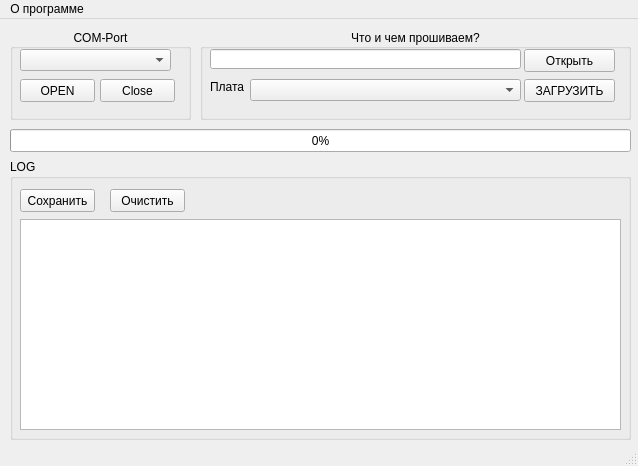
<?xml version="1.0" encoding="UTF-8"?>
<ui version="4.0">
 <class>MainWindow</class>
 <widget class="QMainWindow" name="MainWindow">
  <property name="geometry">
   <rect>
    <x>0</x>
    <y>0</y>
    <width>638</width>
    <height>466</height>
   </rect>
  </property>
  <property name="windowTitle">
   <string>Firmware</string>
  </property>
  <property name="windowIcon">
   <iconset>
    <normaloff>downloads_icon.ico</normaloff>downloads_icon.ico</iconset>
  </property>
  <widget class="QWidget" name="centralwidget">
   <widget class="QGroupBox" name="groupBox">
    <property name="geometry">
     <rect>
      <x>10</x>
      <y>10</y>
      <width>181</width>
      <height>91</height>
     </rect>
    </property>
    <property name="layoutDirection">
     <enum>Qt::LeftToRight</enum>
    </property>
    <property name="title">
     <string>COM-Port</string>
    </property>
    <property name="alignment">
     <set>Qt::AlignCenter</set>
    </property>
    <widget class="QPushButton" name="pushButton">
     <property name="geometry">
      <rect>
       <x>90</x>
       <y>50</y>
       <width>75</width>
       <height>23</height>
      </rect>
     </property>
     <property name="text">
      <string>Close</string>
     </property>
    </widget>
    <widget class="QPushButton" name="pushButton_2">
     <property name="geometry">
      <rect>
       <x>10</x>
       <y>50</y>
       <width>75</width>
       <height>23</height>
      </rect>
     </property>
     <property name="text">
      <string>OPEN</string>
     </property>
    </widget>
    <widget class="QComboBox" name="comboBox">
     <property name="geometry">
      <rect>
       <x>10</x>
       <y>20</y>
       <width>151</width>
       <height>22</height>
      </rect>
     </property>
    </widget>
   </widget>
   <widget class="QGroupBox" name="groupBox_2">
    <property name="geometry">
     <rect>
      <x>10</x>
      <y>140</y>
      <width>621</width>
      <height>281</height>
     </rect>
    </property>
    <property name="title">
     <string>LOG</string>
    </property>
    <widget class="QTextEdit" name="textEdit">
     <property name="geometry">
      <rect>
       <x>10</x>
       <y>60</y>
       <width>601</width>
       <height>211</height>
      </rect>
     </property>
    </widget>
    <widget class="QPushButton" name="pushButton_4">
     <property name="geometry">
      <rect>
       <x>10</x>
       <y>30</y>
       <width>75</width>
       <height>23</height>
      </rect>
     </property>
     <property name="text">
      <string>Сохранить</string>
     </property>
    </widget>
    <widget class="QPushButton" name="pushButton_5">
     <property name="geometry">
      <rect>
       <x>100</x>
       <y>30</y>
       <width>75</width>
       <height>23</height>
      </rect>
     </property>
     <property name="text">
      <string>Очистить</string>
     </property>
    </widget>
   </widget>
   <widget class="QGroupBox" name="groupBox_3">
    <property name="geometry">
     <rect>
      <x>200</x>
      <y>10</y>
      <width>431</width>
      <height>91</height>
     </rect>
    </property>
    <property name="title">
     <string>Что и чем прошиваем?</string>
    </property>
    <property name="alignment">
     <set>Qt::AlignCenter</set>
    </property>
    <widget class="QPushButton" name="pushButton_3">
     <property name="geometry">
      <rect>
       <x>324</x>
       <y>20</y>
       <width>91</width>
       <height>23</height>
      </rect>
     </property>
     <property name="text">
      <string>Открыть</string>
     </property>
     <property name="icon">
      <iconset>
       <normaloff>new_file.ico</normaloff>new_file.ico</iconset>
     </property>
    </widget>
    <widget class="QLineEdit" name="lineEdit">
     <property name="geometry">
      <rect>
       <x>10</x>
       <y>20</y>
       <width>311</width>
       <height>20</height>
      </rect>
     </property>
    </widget>
    <widget class="QComboBox" name="comboBox_2">
     <property name="geometry">
      <rect>
       <x>50</x>
       <y>50</y>
       <width>271</width>
       <height>22</height>
      </rect>
     </property>
    </widget>
    <widget class="QLabel" name="label">
     <property name="geometry">
      <rect>
       <x>10</x>
       <y>50</y>
       <width>41</width>
       <height>16</height>
      </rect>
     </property>
     <property name="text">
      <string>Плата</string>
     </property>
    </widget>
    <widget class="QPushButton" name="pushButton_6">
     <property name="geometry">
      <rect>
       <x>324</x>
       <y>50</y>
       <width>91</width>
       <height>23</height>
      </rect>
     </property>
     <property name="text">
      <string>ЗАГРУЗИТЬ</string>
     </property>
     <property name="icon">
      <iconset>
       <normaloff>downloads_icon.ico</normaloff>downloads_icon.ico</iconset>
     </property>
    </widget>
   </widget>
   <widget class="QProgressBar" name="progressBar">
    <property name="geometry">
     <rect>
      <x>10</x>
      <y>110</y>
      <width>621</width>
      <height>23</height>
     </rect>
    </property>
    <property name="value">
     <number>0</number>
    </property>
   </widget>
  </widget>
  <widget class="QMenuBar" name="menubar">
   <property name="geometry">
    <rect>
     <x>0</x>
     <y>0</y>
     <width>638</width>
     <height>21</height>
    </rect>
   </property>
   <widget class="QMenu" name="menu">
    <property name="title">
     <string>О программе</string>
    </property>
   </widget>
   <addaction name="menu"/>
  </widget>
  <widget class="QStatusBar" name="statusbar"/>
 </widget>
 <resources/>
 <connections>
  <connection>
   <sender>pushButton_5</sender>
   <signal>clicked()</signal>
   <receiver>textEdit</receiver>
   <slot>clear()</slot>
   <hints>
    <hint type="sourcelabel">
     <x>134</x>
     <y>202</y>
    </hint>
    <hint type="destinationlabel">
     <x>135</x>
     <y>238</y>
    </hint>
   </hints>
  </connection>
 </connections>
</ui>
